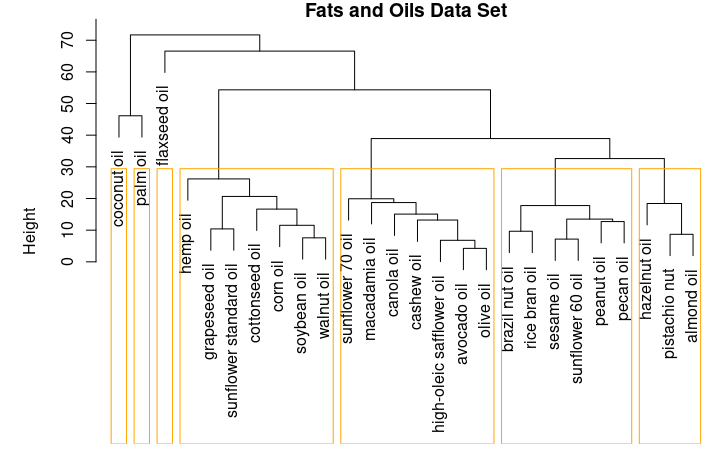

The R source for this figure:
library(dplyr)

oils = data.frame(
  sfa = c(11.6,24.8,7.4,82.5,12.9,25.9,9,10.5,7,13.8,49.3,20.3,25.0,7.5,14.2,15.6,9.1,10.3,10.1,9.9,5.645,9.22,19.0,18.74,4.092,4.511),
  mufa = c(70.6, 32.7, 63.3, 6.3, 27.6, 17.8, 18.4, 14.3, 9, 73, 37, 48.1, 38.4, 75.2, 39.7, 22.8, 22.8, 19.5, 45.4, 83.7, 24.534, 53.38, 60.0, 63.865, 33.076, 46.608),
  ala = c(1,0.1,9.1,0,1,1,53,0,22,0.7,0.2,0,2.2,0,0.3,7,10.4,0,0.2,0.2,0.212,1.74,1.0,0.7,0.006,0.0),
  la = c(12.5,41.9,18.6,0,58,54,13,74.7,54,9.8,9.1,31.4,34.4,12.8,41.3,51,52.9,65.7,39.8,3.6,13.125,34.24,1.5,16.69,12.945,8.463)
)
row.names(oils) <- c("avocado oil",  "brazil nut oil",  "canola oil",  "coconut oil",  "corn oil",  "cottonseed oil",  "flaxseed oil",  "grapeseed oil",  "hemp oil",  "olive oil",  "palm oil",  "peanut oil",  "rice bran oil",  "high-oleic safflower oil",  "sesame oil",  "soybean oil",  "walnut oil",  "sunflower standard oil",  "sunflower 60 oil",  "sunflower 70 oil",  "pistachio nut",  "pecan oil",  "macadamia oil",  "cashew oil",  "almond oil",  "hazelnut oil")
distance_matrix <- dist(oils, method = 'euclidean')
Hierar_cl <- hclust(distance_matrix, method = "average")
plot(Hierar_cl, main = "Fats and Oils Data Set")
rect.hclust(Hierar_cl, k = 7, border = "orange")
